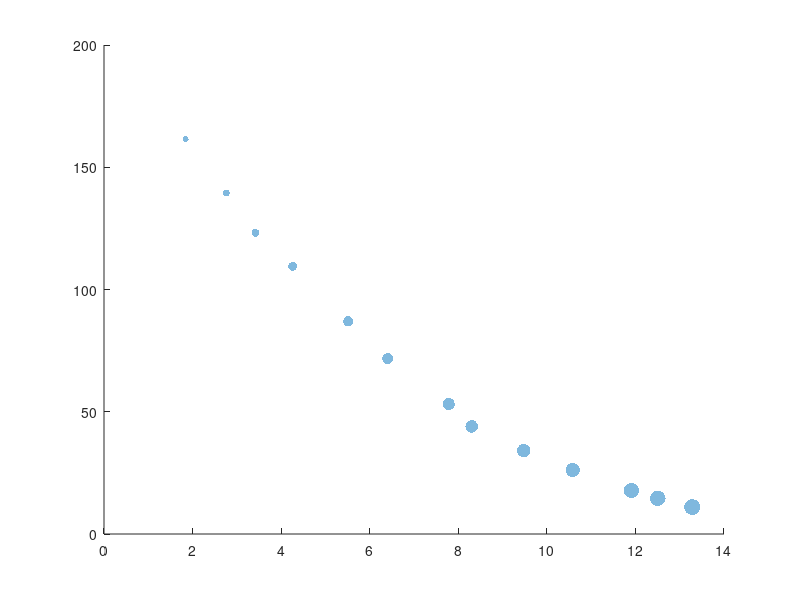

MATLAB code to generate this figure:
%% Scatter Plot Properties
% Instructions are in the task pane to the left. Complete and submit each task one at a time.
% This code sets up the activity.
rng(0)
x = (1:13) + rand(1,13);
y = 10+(x-14).^2 + 5*rand(1,13);
scatter([4 5 6 7],[9 11 13 15]);
%% Task 1
scatter([4 5 6 7],[9 11 13 15],[25 50 75 100]);
%% Task 2
scatter(x,y,10*x)
%% Task 3
scatter(x,y,10*x,"rs")
%% Task 4
scatter(x,y,10*x,"rs","filled")
%% Task 5
scatter(x,y,10*x,"rs","filled","MarkerFaceAlpha",0.5)